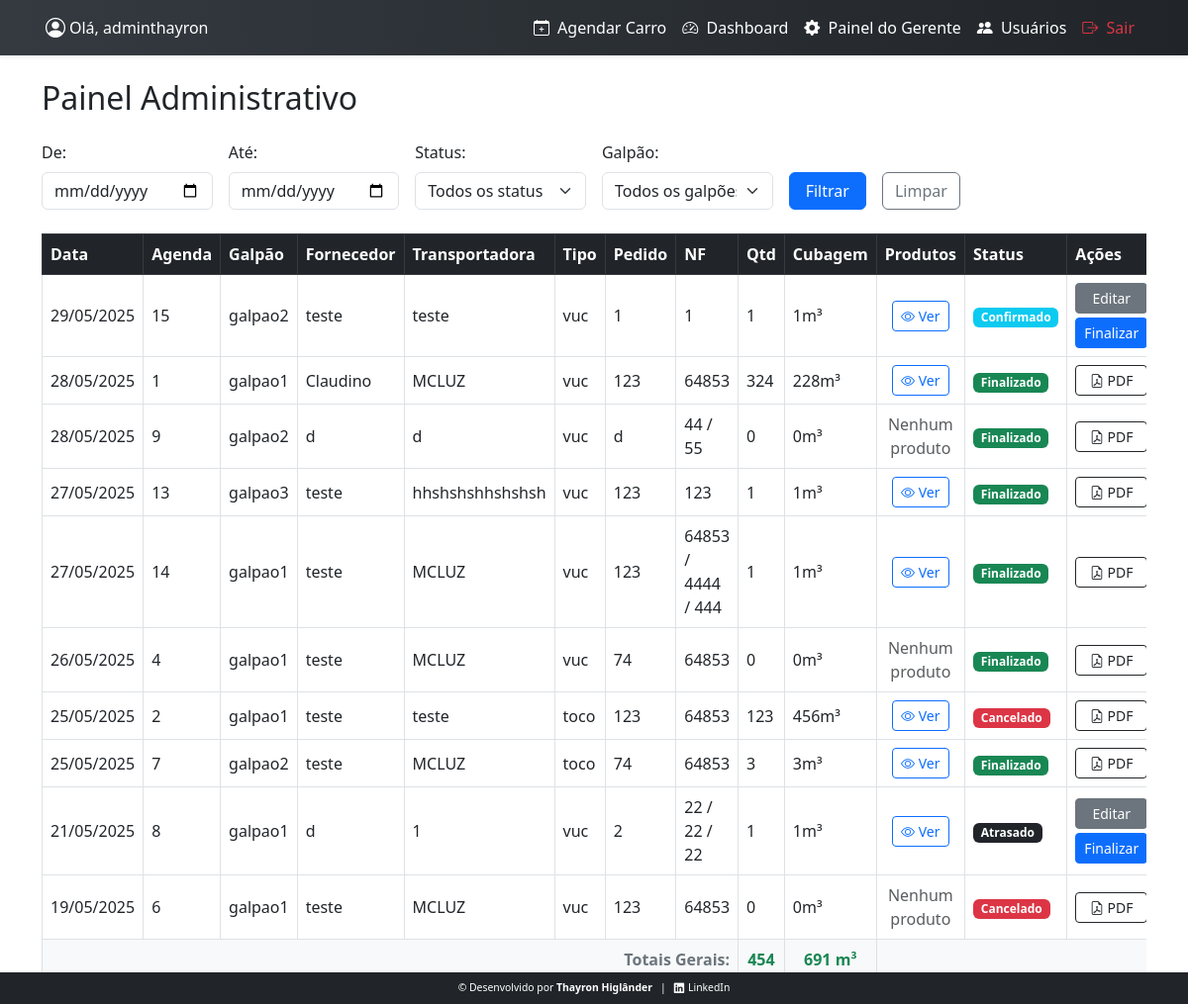
The page /painel-gerente/ (signed in) on the database as committed earlier.
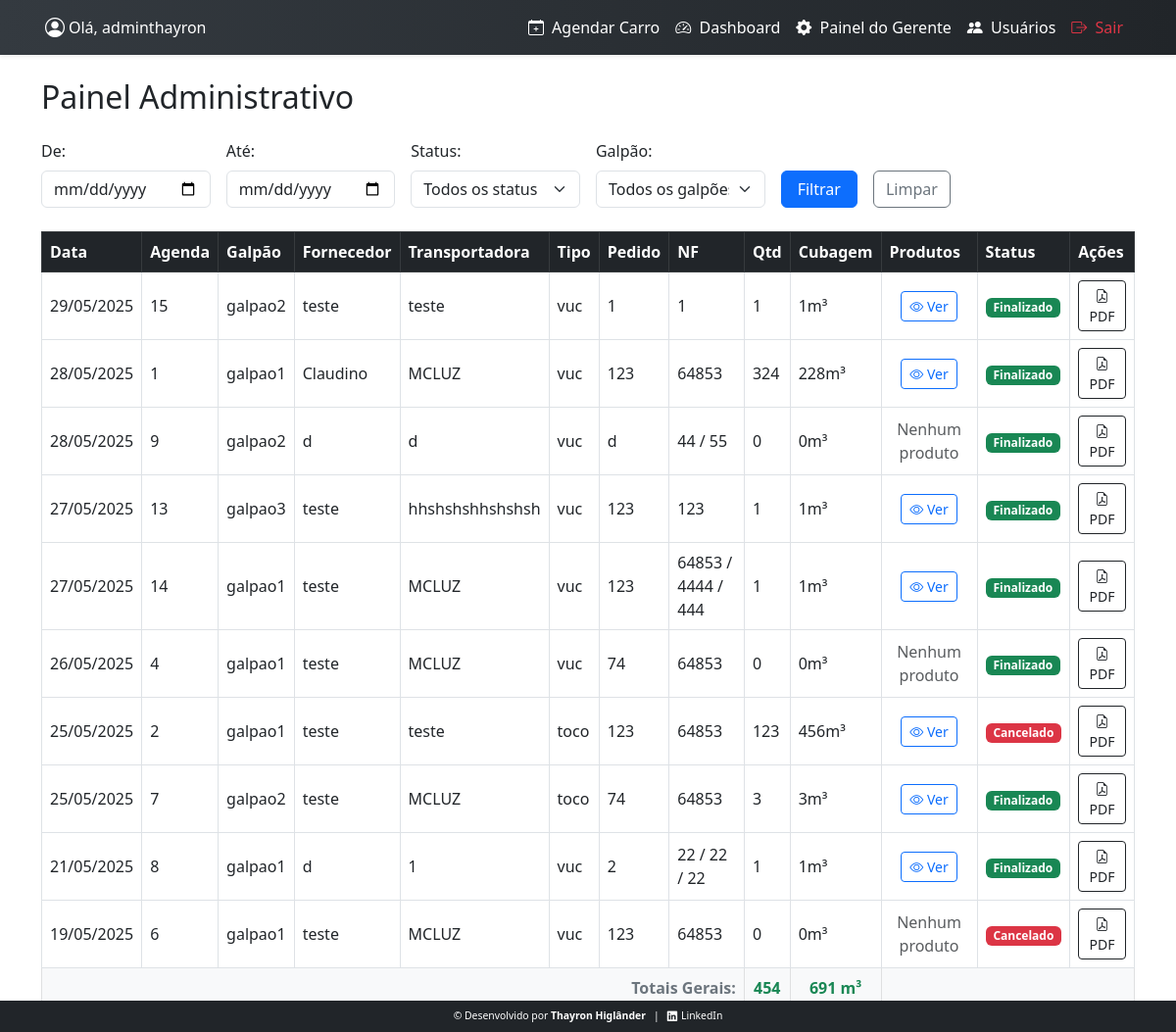
The same page on the database as committed later.
### agendamentos/models.py (models this page shows, shortened)
class Agendamento(models.Model):
    usuario = models.ForeignKey(settings.AUTH_USER_MODEL, on_delete=models.CASCADE)
    data_hora = models.DateTimeField()
    cnpj = models.CharField(max_length=18)
    fornecedor = models.CharField(max_length=100)
    email = models.EmailField(max_length=500)
    transportadora = models.CharField(max_length=100)
    nota_fiscal = models.CharField(max_length=100)
    pedido = models.CharField(max_length=100)
    GALPAO_CHOICES = [
        ('galpao1', 'galpão1'),
        ('galpao2', 'galpão2'),
        ('galpao3', 'galpão3'),
        ('galpao4', 'galpão4'),
    ]
    galpao = models.CharField("Galpão", max_length=20,choices=GALPAO_CHOICES,)
    TIPO_CARRO_CHOICES = [
        ('vuc', 'VUC'),
        ('toco', 'Toco'),
        ('truck', 'Truck'),
        ('carreta', 'Carreta'),
    ]
    tipo_carro = models.CharField("Tipo", max_length=20,choices=TIPO_CARRO_CHOICES,)
    STATUS_CHOICES = [
        ('pendente', 'Pendente'),
        ('confirmado', 'Confirmado'),
        ('cancelado', 'Cancelado'),
        ('finalizado', 'Finalizado'),
        ('atrasado', 'Atrasado'),
    ]
    status = models.CharField(max_length=20, choices=STATUS_CHOICES, default='pendente')
    criado_em = models.DateTimeField(auto_now_add=True)
    def cubagem_total(self):
        return self.itens.aggregate(total=Sum('cubagem'))['total'] or 0
    def quantidade_total(self):
        return self.itens.aggregate(total=Sum('quantidade'))['total'] or 0

### agendamentos/views.py (the view)
# urls.py: path('painel-gerente/', views.painel_gerente, name='painel_gerente'),
@login_required
@user_passes_test(is_gerente)
def painel_gerente(request):
    agora = timezone.now()
    hoje = agora.date()
    Agendamento.objects.filter(
        status='confirmado',
        data_hora__date__lt=hoje
    ).update(status='atrasado')
    data_inicial = request.GET.get('data_inicial')
    data_final = request.GET.get('data_final')
    status = request.GET.get('status')
    mercadoria = request.GET.get('mercadoria')
    galpao = request.GET.get('galpao')
    agendamentos = Agendamento.objects.filter(usuario=request.user)
    if data_inicial:
        try:
            data_inicial_date = datetime.strptime(data_inicial, '%Y-%m-%d').date()
            agendamentos = agendamentos.filter(data_hora__date__gte=data_inicial_date)
        except ValueError:
            data_inicial = ''
    if data_final:
        try:
            data_final_date = datetime.strptime(data_final, '%Y-%m-%d').date()
            agendamentos = agendamentos.filter(data_hora__date__lte=data_final_date)
        except ValueError:
            data_final = ''
    if status:
        agendamentos = agendamentos.filter(status=status)
    if mercadoria:
        agendamentos = agendamentos.filter(itens__mercadoria__icontains=mercadoria).distinct()
    if galpao:
        agendamentos = agendamentos.filter(galpao__icontains=galpao)
    agendamentos = agendamentos.order_by('-data_hora')
    itens_filtrados = AgendamentoProduto.objects.filter(agendamento__in=agendamentos)
    soma_quantidade = itens_filtrados.aggregate(Sum('quantidade'))['quantidade__sum'] or 0
    soma_cubagem = itens_filtrados.aggregate(Sum('cubagem'))['cubagem__sum'] or 0
    paginator = Paginator(agendamentos, 10)
    page_number = request.GET.get('page')
    page_obj = paginator.get_page(page_number)
    context = {
        'page_obj': page_obj,
        'data_inicial': data_inicial,
        'data_final': data_final,
        'mercadoria': mercadoria,
        'status': status,
        'galpao': galpao,
        'status_choices': Agendamento.STATUS_CHOICES,
        'galpao_choices': Agendamento.GALPAO_CHOICES,
        'soma_quantidade': soma_quantidade,
        'soma_cubagem': soma_cubagem,
    }
    return render(request, 'agendamento/painel_gerente.html', context)

### agendamentos/views.py (called while the page is built)
def is_gerente(user):
    return user.is_authenticated and user.is_gerente

### templates/agendamento/painel_gerente.html (shortened to what the changed rows need)
{% extends 'base.html' %}
{% block content %}
<h2 class="mb-4">Painel Administrativo</h2>
<div class="table-responsive">
    <table class="table table-bordered table-hover align-middle mb-4">
        <thead class="table-dark">
            <tr>
                <th>Data</th>
                <th>Agenda</th>
                <th>Galpão</th>
                <th>Fornecedor</th>
                <th>Transportadora</th>
                <th>Tipo</th>
                <th>Pedido</th>
                <th>NF</th>
                <th>Qtd</th>
                <th>Cubagem</th>
                <th>Produtos</th>
                <th>Status</th>
                <th>Ações</th>
            </tr>
        </thead>
        <tbody>
            {% for ag in page_obj %}
                <tr>
                    <td>{{ ag.data_hora|date:"d/m/Y" }}</td>
                    <td>{{ ag.id }}</td>
                    <td>{{ ag.galpao }}</td>
                    <td>{{ ag.fornecedor }}</td>
                    <td>{{ ag.transportadora }}</td>
                    <td>{{ ag.tipo_carro }}</td>
                    <td>{{ ag.pedido }}</td>
                    <td>{{ ag.nota_fiscal }}</td>
                    <td>{{ ag.quantidade_total|floatformat:"-2" }}</td>
                    <td>{{ ag.cubagem_total|floatformat:"-2" }}m³</td>
                    <td class="text-center">
                        {% if ag.itens.exists %}
                            <button type="button" class="btn btn-outline-primary btn-sm" data-bs-toggle="modal" data-bs-target="#produtosModal{{ ag.id }}">
                                <i class="bi bi-eye"></i> Ver
                            </button>
                        {% else %}
                            <span class="text-muted">Nenhum produto</span>
                        {% endif %}
                    </td>
                    <td>
                        {% if ag.status == 'pendente' %}
                            <span class="badge bg-warning">Pendente</span>
                        {% elif ag.status == 'confirmado' %}
                            <span class="badge bg-info">Confirmado</span>
                        {% elif ag.status == 'cancelado' %}
                            <span class="badge bg-danger">Cancelado</span>
                        {% elif ag.status == 'finalizado' %}
                            <span class="badge bg-success">Finalizado</span>
                        {% elif ag.status == 'atrasado' %}
                            <span class="badge bg-dark">Atrasado</span>
                        {% endif %}
                    </td>
                    <td>
                        {% if ag.status == 'pendente'%}
                            <a href="{% url 'agendamento_editar' ag.pk %}" class="btn btn-secondary btn-sm mb-1 w-100">Editar</a>
                            <a href="{% url 'confirmar_agendamento' ag.id %}" class="btn btn-success btn-sm w-100">Confirmar</a>
                        {% elif ag.status == 'confirmado'  or ag.status == 'atrasado'%}
                            <a href="{% url 'agendamento_editar' ag.pk %}" class="btn btn-secondary btn-sm mb-1 w-100">Editar</a>
                            <a href="{% url 'finalizar_agendamento' ag.id %}" class="btn btn-primary btn-sm w-100">Finalizar</a>
                        {% else %}
                            <a href="{% url 'baixar_agendamento_pdf' ag.id %}" class="btn btn-outline-dark btn-sm w-100" target="_blank">
                                <i class="bi bi-file-earmark-pdf"></i> PDF
                            </a>
                        {% endif %}
                    </td>
                </tr>
            {% empty %}
                <tr>
                    <td colspan="13" class="text-center">Nenhum agendamento encontrado.</td>
                </tr>
            {% endfor %}
        </tbody>
    </table>
</div>
{% endblock %}

Rows that differ between the two databases and show on the page:
changed Agendamento id 15: status "Confirmado Editar Finalizar" → "Finalizado PDF"
changed Agendamento id 8: status "Atrasado Editar Finalizar" → "Finalizado PDF"
